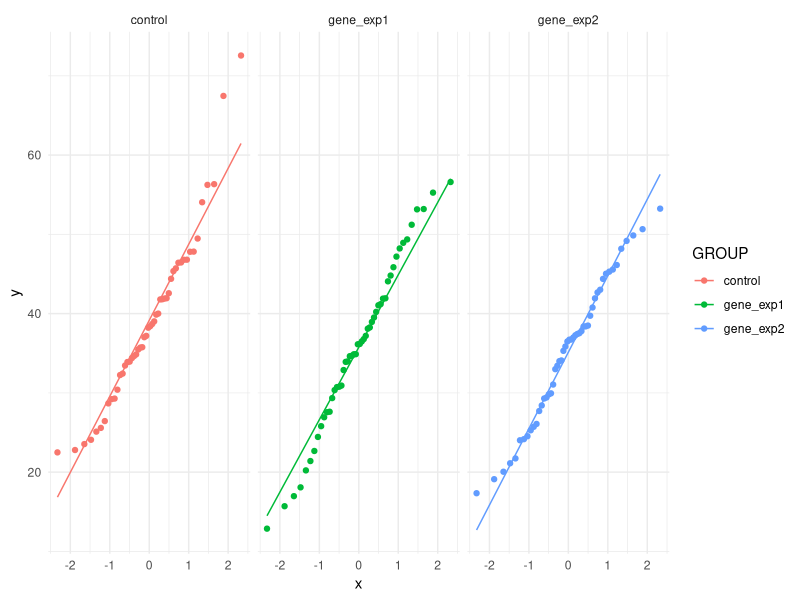
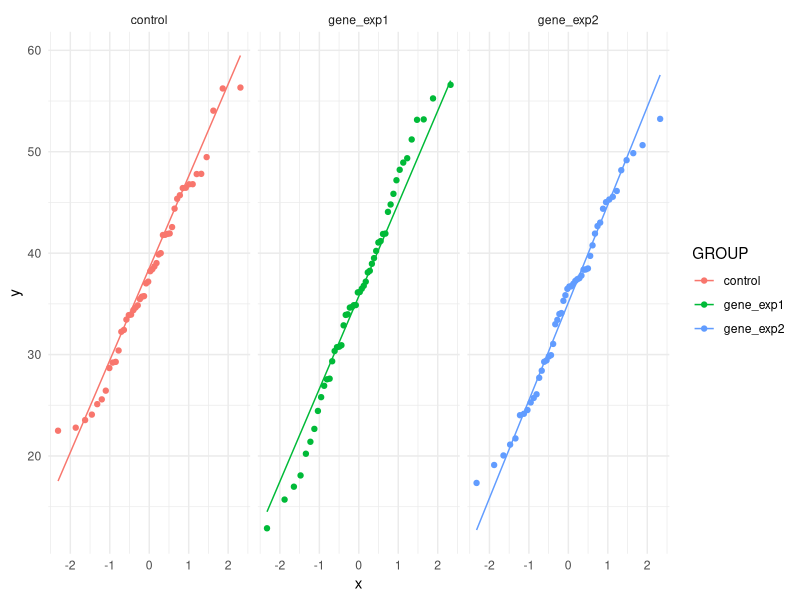
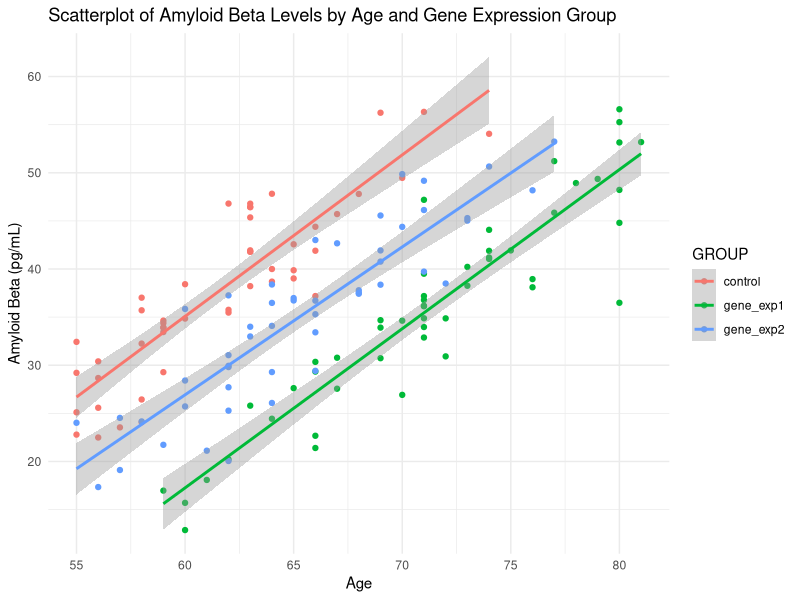
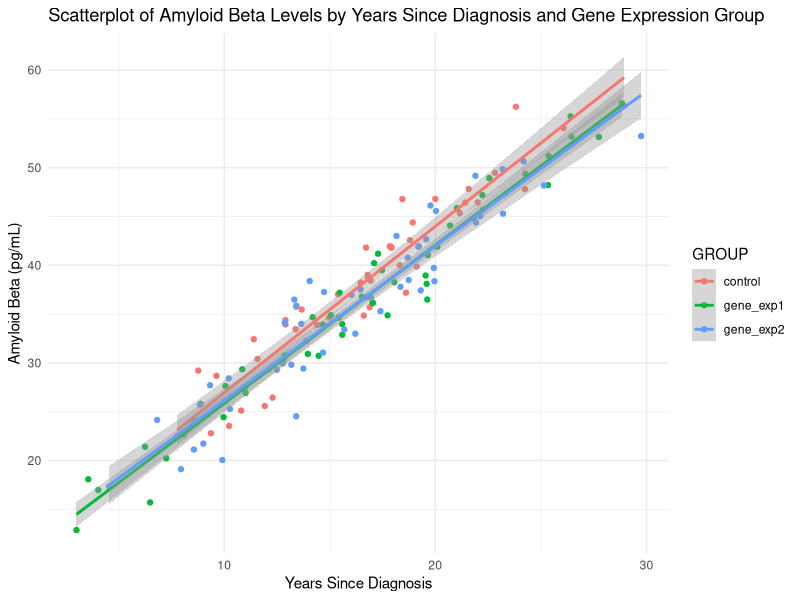

Recreate these plots in R, in order.
# Load necessary libraries
library(ggplot2)
library(dplyr)
library(car)      # For ANOVA
library(multcomp) # For pairwise comparisons

# Load the dataset
data <- read.csv("data_task4.csv")

# Remove unnecessary index column
data <- data[, -1]


# 1. 正态性检验
# 使用 Shapiro-Wilk 检验每个组的正态性
shapiro_test_control <- shapiro.test(data$AMYLOIDB[data$GROUP == "control"])
shapiro_test_gene_exp1 <- shapiro.test(data$AMYLOIDB[data$GROUP == "gene_exp1"])
shapiro_test_gene_exp2 <- shapiro.test(data$AMYLOIDB[data$GROUP == "gene_exp2"])

print(shapiro_test_control)
print(shapiro_test_gene_exp1)
print(shapiro_test_gene_exp2)

# 也可以通过 QQ 图来可视化正态性
ggplot(data, aes(sample = AMYLOIDB, color = GROUP)) +
  stat_qq() +
  stat_qq_line() +
  facet_wrap(~GROUP) +
  theme_minimal()

# 移除data中的control group 中AmyloidVB值最高的两行数据
data <- data %>%
  filter(!(GROUP == "control" & AMYLOIDB %in% tail(sort(AMYLOIDB), 2)))

#再次分析正态性
shapiro_test_control <- shapiro.test(data$AMYLOIDB[data$GROUP == "control"])
shapiro_test_gene_exp1 <- shapiro.test(data$AMYLOIDB[data$GROUP == "gene_exp1"])
shapiro_test_gene_exp2 <- shapiro.test(data$AMYLOIDB[data$GROUP == "gene_exp2"])

print(shapiro_test_control)
print(shapiro_test_gene_exp1)
print(shapiro_test_gene_exp2)

#QQ plot
ggplot(data, aes(sample = AMYLOIDB, color = GROUP)) +
  stat_qq() +
  stat_qq_line() +
  facet_wrap(~GROUP) +
  theme_minimal()

# 正态性不满足，使用Wilcoxon秩和检验
wilcox_test1 <- wilcox.test(AMYLOIDB ~ GROUP, data = data, subset = GROUP %in% c("control", "gene_exp1"))
print(wilcox_test1)

wilcox_test2 <- wilcox.test(AMYLOIDB ~ GROUP, data = data, subset = GROUP %in% c("control", "gene_exp2"))
print(wilcox_test2)

wilcox_test3 <- wilcox.test(AMYLOIDB ~ GROUP, data = data, subset = GROUP %in% c("gene_exp1", "gene_exp2"))
print(wilcox_test3)


# 以age为自变量，amyloidb为因变量，查看散点图
ggplot(data, aes(x = AGE, y = AMYLOIDB, color = GROUP)) +
  geom_point() +
  geom_smooth(method = "lm", se = TRUE) +
  theme_minimal() +
  labs(title = "Scatterplot of Amyloid Beta Levels by Age and Gene Expression Group", 
       x = "Age", y = "Amyloid Beta (pg/mL)")

# 以diagnosis_yrs为自变量，amyloidb为因变量，查看散点图
ggplot(data, aes(x = DIAGNOSIS_YRS, y = AMYLOIDB, color = GROUP)) +
  geom_point() +
  geom_smooth(method = "lm", se = TRUE) +
  theme_minimal() +
  labs(title = "Scatterplot of Amyloid Beta Levels by Years Since Diagnosis and Gene Expression Group", 
       x = "Years Since Diagnosis", y = "Amyloid Beta (pg/mL)")



# 运行两因素 ANOVA，Group 和 Age 作为因素
anova_result <- aov(AMYLOIDB ~ GROUP * AGE * DIAGNOSIS_YRS, data = data)
summary(anova_result)
